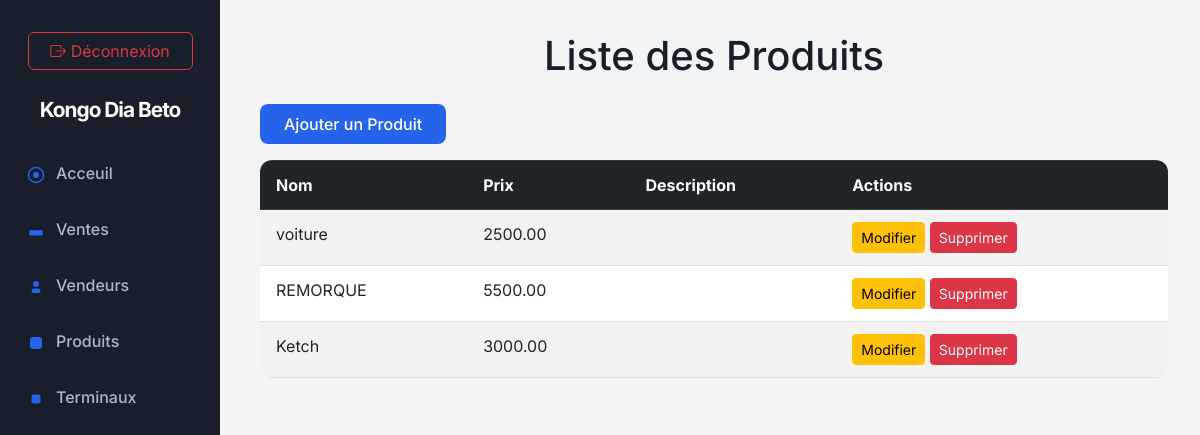
The app's page /api/produits/ (signed in) with its own data.
### apps/sales/models.py (models this page shows, shortened)
class Produit(models.Model):
    nom_produit = models.CharField(max_length=100)  # Nom du produit
    prix = models.DecimalField(max_digits=10, decimal_places=2, default=0.0)  # Prix par défaut
    default_description = models.TextField(blank=True, null=True)  # Description par défaut
    created_at = models.DateTimeField(default=now)  # Utiliser timezone.now comme valeur par défaut

### apps/sales/views.py (the view)
# urls.py: path('produits/', produit_list_view, name='produit_list'),
@login_required
def produit_list_view(request):
    produits = Produit.objects.all()
    return render(request, 'produits_list.html', {'produits': produits})

### apps/sales/templates/produits_list.html (shortened to what this page needs)
{% extends "base.html" %}
{% block content %}
<h1 class="text-center mb-4">Liste des Produits</h1>
<a href="{% url 'produit_create' %}" class="btn btn-primary mb-3">Ajouter un Produit</a>
<div class="table-responsive">
    <table class="table table-striped table-bordered">
        <thead class="table-dark">
            <tr>
                <th>Nom</th>
                <th>Prix</th>
                <th>Description</th>
                <th>Actions</th>
            </tr>
        </thead>
        <tbody>
            {% for produit in produits %}
            <tr>
                <td>{{ produit.nom_produit }}</td>
                <td>{{ produit.prix }}</td>
                <td>{{ produit.default_description }}</td>
                <td>
                    <a href="{% url 'produit_update' produit.id %}" class="btn btn-warning btn-sm">Modifier</a>
                    <a href="{% url 'produit_delete' produit.id %}" class="btn btn-danger btn-sm">Supprimer</a>
                </td>
            </tr>
            {% endfor %}
        </tbody>
    </table>
</div>
{% endblock %}

### apps/dashboard/static/dashboard/dashboard.css (style rules this page uses)
:root { --sidebar-bg: #181f2a; --sidebar-active: #232b39; --sidebar-text: #fff; --sidebar-muted: #b0b8c1; --primary: #2563eb; --primary-hover: #1d4ed8; --success: #22c55e; --warning: #facc15; --danger: #ef4444; --info: #0ea5e9; --card-bg: #fff; --card-border: #e5e7eb; --table-header: #f3f4f6; --table-row: #f9fafb; --font-main: 'Inter', Arial, sans-serif; }
body { font-family: var(--font-main); background: #f3f4f6; color: #181f2a; }
.btn-primary { background: var(--primary); border: none; color: #fff; font-weight: 500; border-radius: 8px; padding: 0.5rem 1.5rem; transition: background 0.2s; }
.table { background: var(--card-bg); border-radius: 12px; overflow: hidden; }
.table thead { background: var(--table-header); font-weight: 600; }
.table tbody tr { background: var(--table-row); transition: background 0.2s; }
.table td, .table th { border: none; padding: 0.75rem 1rem; }

### records on screen
Produit: nom_produit "voiture", prix "2500.00"
Produit: nom_produit "REMORQUE", prix "5500.00"
Produit: nom_produit "Ketch", prix "3000.00"
